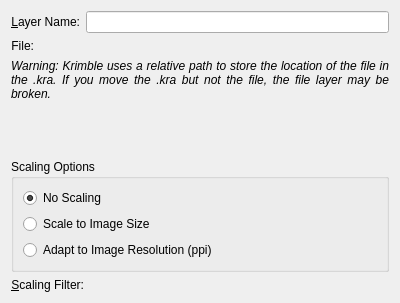
<?xml version="1.0" encoding="utf-8"?>
<ui version="4.0">
 <author>
    SPDX-FileCopyrightText: none
    SPDX-License-Identifier: GPL-3.0-or-later
  </author>
 <class>WdgDlgFileLayer</class>
 <widget class="QWidget" name="WdgDlgFileLayer">
  <property name="geometry">
   <rect>
    <x>0</x>
    <y>0</y>
    <width>400</width>
    <height>303</height>
   </rect>
  </property>
  <property name="sizePolicy">
   <sizepolicy hsizetype="Preferred" vsizetype="Preferred">
    <horstretch>0</horstretch>
    <verstretch>0</verstretch>
   </sizepolicy>
  </property>
  <property name="minimumSize">
   <size>
    <width>400</width>
    <height>0</height>
   </size>
  </property>
  <layout class="QVBoxLayout" name="verticalLayout">
   <item>
    <layout class="QFormLayout" name="formLayout">
     <item column="0" row="0">
      <widget class="QLabel" name="label">
       <property name="text">
        <string>&amp;Layer Name:</string>
       </property>
       <property name="alignment">
        <set>Qt::AlignRight|Qt::AlignTrailing|Qt::AlignVCenter</set>
       </property>
       <property name="buddy">
        <cstring>txtLayerName</cstring>
       </property>
      </widget>
     </item>
     <item column="1" row="0">
      <widget class="QLineEdit" name="txtLayerName"/>
     </item>
     <item column="0" row="1">
      <widget class="QLabel" name="label_2">
       <property name="text">
        <string>File:</string>
       </property>
       <property name="alignment">
        <set>Qt::AlignRight|Qt::AlignTrailing|Qt::AlignVCenter</set>
       </property>
       <property name="buddy">
        <cstring>txtLayerName</cstring>
       </property>
      </widget>
     </item>
     <item column="1" row="1">
      <widget class="KisFileNameRequester" name="wdgUrlRequester" native="true"/>
     </item>
    </layout>
   </item>
   <item>
    <widget class="QLabel" name="lblWarning">
     <property name="sizePolicy">
      <sizepolicy hsizetype="Preferred" vsizetype="MinimumExpanding">
       <horstretch>0</horstretch>
       <verstretch>0</verstretch>
      </sizepolicy>
     </property>
     <property name="baseSize">
      <size>
       <width>0</width>
       <height>0</height>
      </size>
     </property>
     <property name="font">
      <font>
       <pointsize>9</pointsize>
       <italic>true</italic>
      </font>
     </property>
     <property name="text">
      <string>&lt;html&gt;&lt;head/&gt;&lt;body&gt;&lt;p&gt;Warning: Krimble uses a relative path to store the location of the file in the .kra. If you move the .kra but not the file, the file layer may be broken.&lt;/p&gt;&lt;/body&gt;&lt;/html&gt;</string>
     </property>
     <property name="textFormat">
      <enum>Qt::AutoText</enum>
     </property>
     <property name="scaledContents">
      <bool>false</bool>
     </property>
     <property name="alignment">
      <set>Qt::AlignJustify|Qt::AlignTop</set>
     </property>
     <property name="wordWrap">
      <bool>true</bool>
     </property>
    </widget>
   </item>
   <item>
    <widget class="QGroupBox" name="grpScalingOptions">
     <property name="sizePolicy">
      <sizepolicy hsizetype="Preferred" vsizetype="Preferred">
       <horstretch>0</horstretch>
       <verstretch>0</verstretch>
      </sizepolicy>
     </property>
     <property name="title">
      <string>Scaling Options</string>
     </property>
     <layout class="QGridLayout" name="gridLayout">
      <item column="0" row="0">
       <widget class="QRadioButton" name="radioDontScale">
        <property name="text">
         <string>No Scaling</string>
        </property>
        <property name="checked">
         <bool>true</bool>
        </property>
       </widget>
      </item>
      <item column="0" row="1">
       <widget class="QRadioButton" name="radioScaleToImageSize">
        <property name="text">
         <string>Scale to Image Size</string>
        </property>
       </widget>
      </item>
      <item column="0" row="2">
       <widget class="QRadioButton" name="radioScalePPI">
        <property name="text">
         <string>Adapt to Image Resolution (ppi)</string>
        </property>
       </widget>
      </item>
     </layout>
    </widget>
   </item>
   <item>
    <layout class="QFormLayout" name="formLayout_2">
     <item column="0" row="0">
      <widget class="QLabel" name="label_3">
       <property name="text">
        <string>&amp;Scaling Filter:</string>
       </property>
       <property name="alignment">
        <set>Qt::AlignRight|Qt::AlignTrailing|Qt::AlignVCenter</set>
       </property>
       <property name="buddy">
        <cstring>cmbFilter</cstring>
       </property>
      </widget>
     </item>
     <item column="1" row="0">
      <widget class="KisCmbIDList" name="cmbFilter" native="true">
       <property name="sizePolicy">
        <sizepolicy hsizetype="Preferred" vsizetype="Preferred">
         <horstretch>0</horstretch>
         <verstretch>0</verstretch>
        </sizepolicy>
       </property>
      </widget>
     </item>
    </layout>
   </item>
  </layout>
 </widget>
 <customwidgets>
  <customwidget>
   <class>KisFileNameRequester</class>
   <extends>QWidget</extends>
   <header location="global">kis_file_name_requester.h</header>
   <container>1</container>
  </customwidget>
  <customwidget>
   <class>KisCmbIDList</class>
   <extends></extends>
   <header>widgets/kis_cmb_idlist.h</header>
  </customwidget>
 </customwidgets>
 <resources/>
 <connections/>
</ui>
